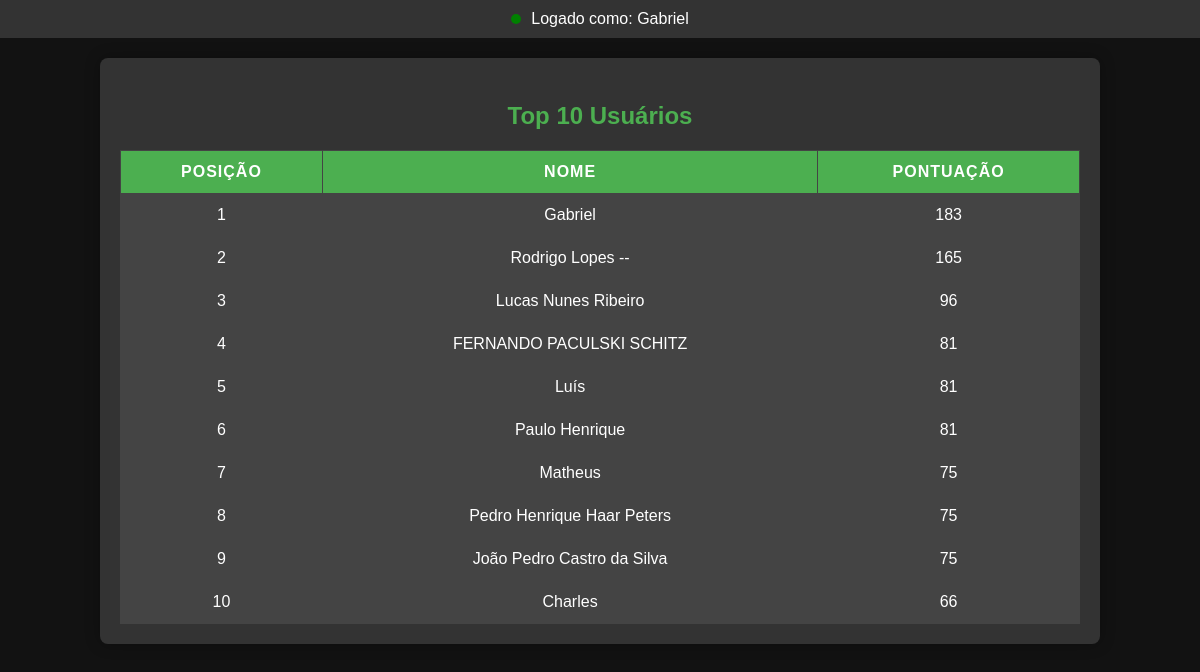
/ranking.php (signed in), run on the app's committed database.
### tables this page shows
CREATE TABLE `users` (
  `id` int(11) NOT NULL,
  `nome` varchar(100) NOT NULL,
  `email` varchar(100) NOT NULL,
  `senha` varchar(255) NOT NULL,
  `pontuacao` int(11) DEFAULT 0
);

### ranking.php (the view, shortened to what this page needs)
<?php
include('conexao.php');
$query = "SELECT nome, pontuacao FROM users ORDER BY pontuacao DESC LIMIT 10";
$result = mysqli_query($conn, $query);
?>
<!DOCTYPE html>
<html lang="pt-BR">
<head>
    <link rel="stylesheet" href="pagina1.css">
</head>
<body>
    <header class="login-status">
        <div class="status-indicator">
            <span class="status-circle"></span>
            <span class="status-text">Logado como: <?php echo $_SESSION['user_name']; ?></span>
        </div>
    </header>
    <div class="ranking-container">
        <h3>Top 10 Usuários</h3>
        <?php if (mysqli_num_rows($result) > 0): ?>
            <table>
                <thead>
                    <tr>
                        <th>Posição</th>
                        <th>Nome</th>
                        <th>Pontuação</th>
                    </tr>
                </thead>
                <tbody>
                    <?php
                    $position = 1;
                    while ($row = mysqli_fetch_assoc($result)) {
                        echo "<tr>
                                <td>{$position}</td>
                                <td>{$row['nome']}</td>
                                <td>{$row['pontuacao']}</td>
                              </tr>";
                        $position++;
                    }
                    ?>
                </tbody>
            </table>
        <?php else: ?>
            <p>Não há dados de ranking disponíveis.</p>
        <?php endif; ?>
    </div>
</body>
</html>

### pagina1.css (style rules this page uses)
body { font-family: Arial, sans-serif; background-color: #121212; color: #fff; margin: 0; padding: 0; }
header { background-color: #333; padding: 10px; text-align: center; color: #fff; }
.status-indicator { display: flex; align-items: center; justify-content: center; }
.status-circle { width: 10px; height: 10px; background-color: green; border-radius: 50%; margin-right: 10px; }
.status-text { font-size: 16px; }
.ranking-container { background-color: #333; padding: 20px; margin-top: 30px; border-radius: 8px; box-shadow: 0 0 15px rgba(0, 0, 0, 0.3); width: 80%; margin: 20px auto; color: #fff; }
.ranking-container h3 { text-align: center; font-size: 24px; color: #4CAF50; margin-bottom: 20px; }
table { width: 100%; border-collapse: collapse; margin-top: 10px; }
table th, table td { padding: 12px; text-align: center; border: 1px solid #444; font-size: 16px; }
table th { background-color: #4CAF50; color: white; text-transform: uppercase; letter-spacing: 1px; }
table td { background-color: #444; color: white; }
table tbody tr:nth-child(odd) { background-color: #555; }
table tbody td { font-size: 16px; }
table tbody tr { transition: background-color 0.3s ease; }

### data on the page
users: nome "Gabriel", pontuacao "183"
users: nome "Rodrigo Lopes --", pontuacao "165"
users: nome "Lucas Nunes Ribeiro", pontuacao "96"
users: nome "FERNANDO PACULSKI SCHITZ", pontuacao "81"
users: nome "Luís", pontuacao "81"
users: nome "Paulo Henrique", pontuacao "81"
users: nome "Matheus", pontuacao "75"
users: nome "Pedro Henrique Haar Peters", pontuacao "75"
users: nome "João Pedro Castro da Silva", pontuacao "75"
users: nome "Charles", pontuacao "66"

### other printed values
$_SESSION['user_name'] "Gabriel"
